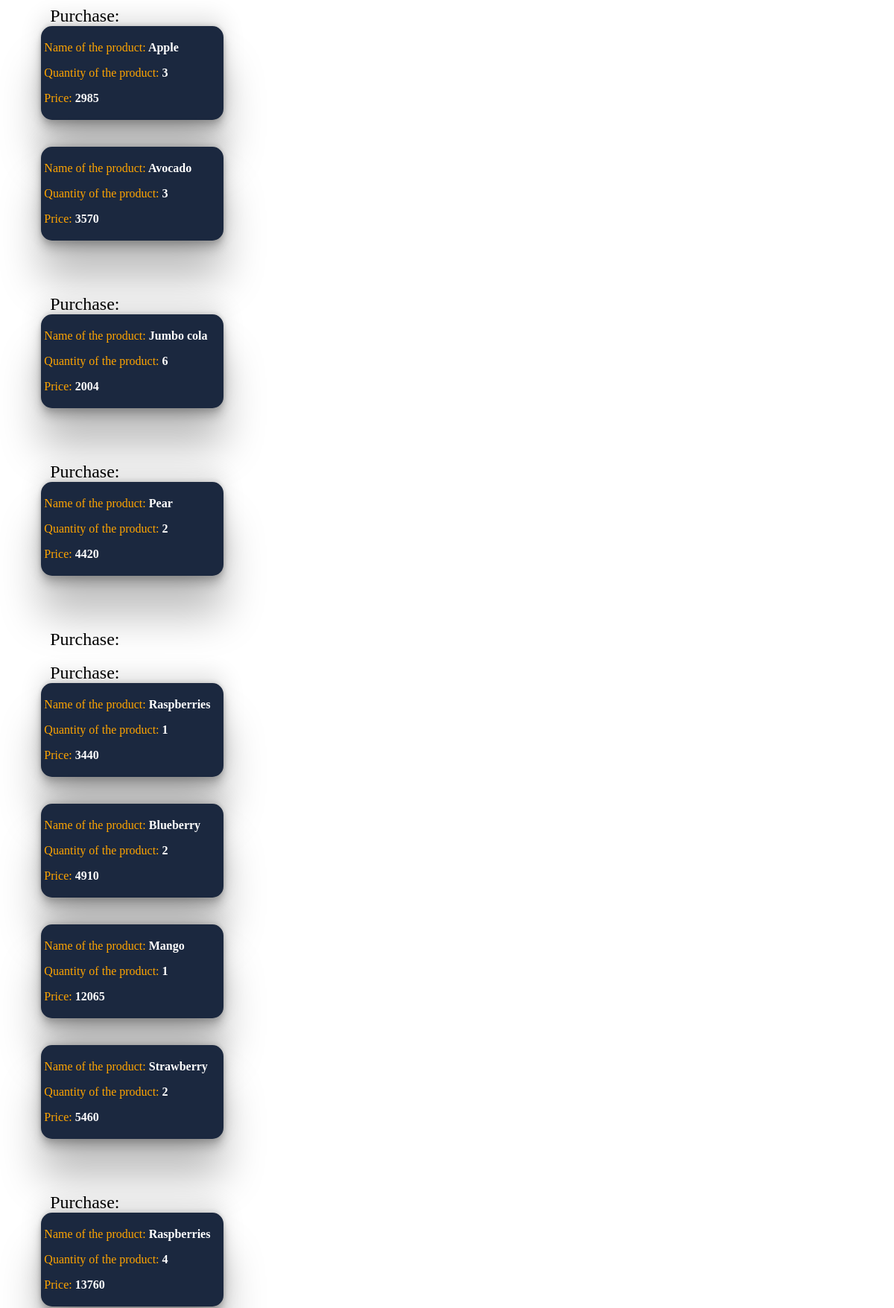
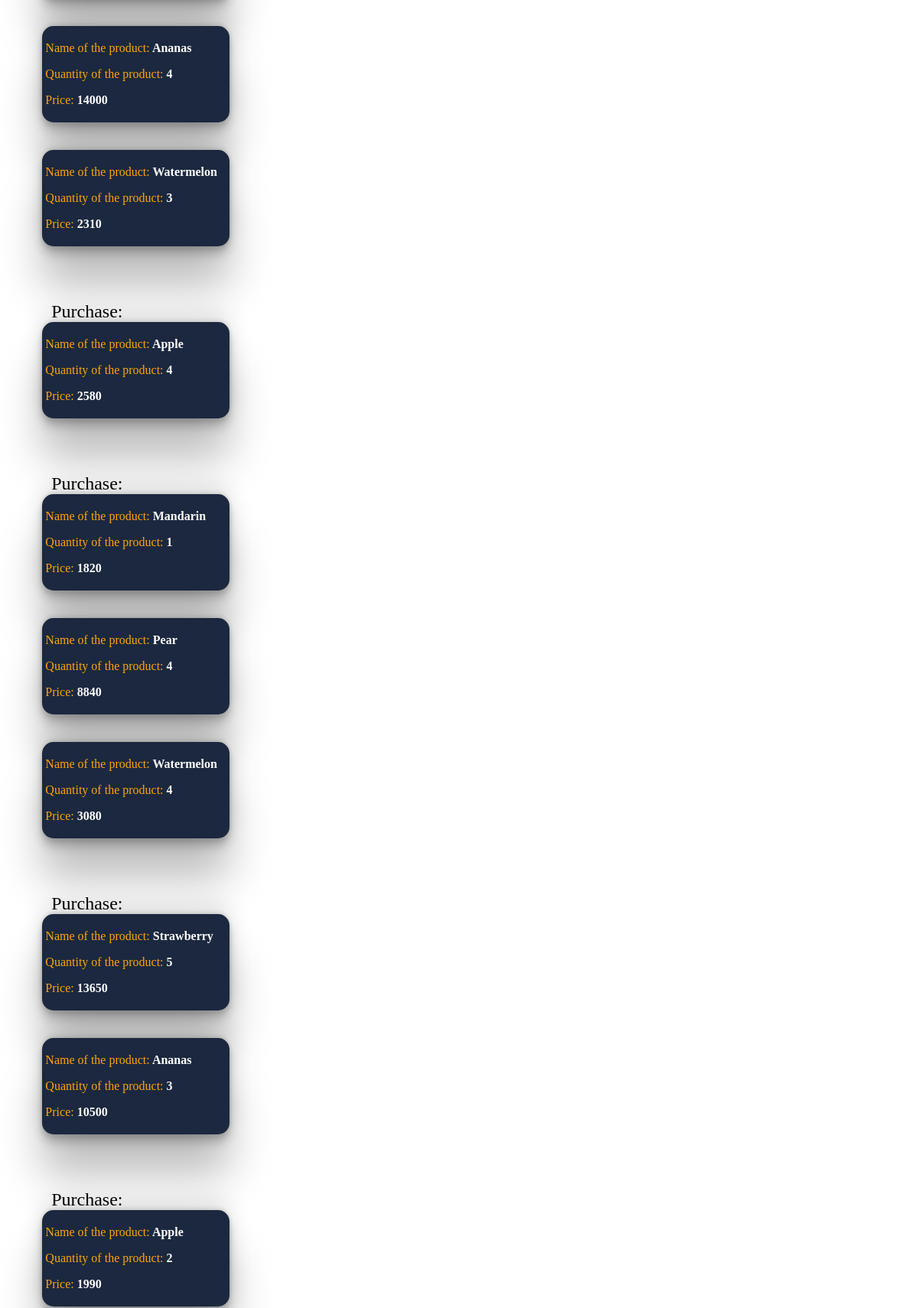
The page /purchase (signed in, upper part) on the database its author committed (2 pictures, top to bottom).
### landing/models.py (models this page shows, shortened)
class PurchaseItem(models.Model):
    item = models.ForeignKey(ItemTable, on_delete=models.CASCADE)
    quantity = models.PositiveIntegerField(default=1)
    purchase = models.ForeignKey(Purchase, on_delete=models.CASCADE)
    def subtotal(self):
        return self.quantity * self.item.price

class ItemTable(models.Model):
    fruits = 'fruits'
    vegetables = 'vegetables'
    drinks = 'drinks'
    CATEGORY = [
        (fruits, 'Fruits'),
        (vegetables, 'Vegetables'),
        (drinks, 'Drinks'),
    ]
    name = models.CharField(max_length=255)
    image_field = models.ImageField(upload_to="images/")
    category = models.CharField(max_length=255,choices=CATEGORY, default=fruits)
    price = models.IntegerField()
    country = models.CharField(max_length=255)

### landing/views.py (the view)
# urls.py: path('purchase', views.show_purchase, name='purchase'),
def show_purchase(request):
    purchase = Purchase.objects.filter(user=request.user)
    list = []
    for i in purchase:
        list.append(PurchaseItem.objects.filter(purchase=i))
    return render(request, 'purchase.html', {
        'list': list
    })

### landing/templates/purchase.html (shortened to what this page needs)
{% load static %}
<!doctype html>
<html lang="en">
<head>
    <link href="../static/landing/purchase.css" rel="stylesheet">
</head>
<body>
{% for items in list %}
<span>Purchase:</span>
{% for i in items %}
<div>
    <p>Name of the product:<strong> {{i.item.name}}</strong></p>
    <p>Quantity of the product:<strong> {{i.quantity}}</strong></p>
    <p>Price: <strong>{{i.subtotal}}</strong></p>
</div>
<br>
<br>
{% endfor %}
<br>
<br>
{% endfor %}
</body>
</html>

### landing/static/landing/purchase.css (style rules this page uses)
span { font-size: 24px; font-family: "Segoe UI Black", serif; margin-left: 5%; }
div { background-color: #1b283f; margin-left: 4%; width: 20%; color: orange; font-family: "Segoe UI Black", serif; padding: 4px; border-radius: 15px; box-shadow: rgba(0, 0, 0, 0.25) 0px 54px 55px, rgba(0, 0, 0, 0.12) 0px -12px 30px, rgba(0, 0, 0, 0.12) 0px 4px 6px, rgba(0, 0, 0, 0.17) 0px 12px 13px, rgba(0, 0, 0, 0.09) 0px -3px 5px; }
strong { color: white; font-family: "Segoe UI Black", serif; }

### rows shown on the page
PurchaseItem: item.name "Apple", quantity "3", subtotal "2985"
PurchaseItem: item.name "Avocado", quantity "3", subtotal "3570"
PurchaseItem: item.name "Jumbo cola", quantity "6", subtotal "2004"
PurchaseItem: item.name "Pear", quantity "2", subtotal "4420"
PurchaseItem: item.name "Raspberries", quantity "1", subtotal "3440"
PurchaseItem: item.name "Blueberry", quantity "2", subtotal "4910"
PurchaseItem: item.name "Mango", quantity "1", subtotal "12065"
PurchaseItem: item.name "Strawberry", quantity "2", subtotal "5460"
PurchaseItem: item.name "Raspberries", quantity "4", subtotal "13760"
PurchaseItem: item.name "Ananas", quantity "4", subtotal "14000"
PurchaseItem: item.name "Watermelon", quantity "3", subtotal "2310"
PurchaseItem: item.name "Apple", quantity "4", subtotal "2580"
PurchaseItem: item.name "Mandarin", quantity "1", subtotal "1820"
PurchaseItem: item.name "Pear", quantity "4", subtotal "8840"
PurchaseItem: item.name "Watermelon", quantity "4", subtotal "3080"
PurchaseItem: item.name "Strawberry", quantity "5", subtotal "13650"
PurchaseItem: item.name "Ananas", quantity "3", subtotal "10500"
PurchaseItem: item.name "Apple", quantity "2", subtotal "1990"
